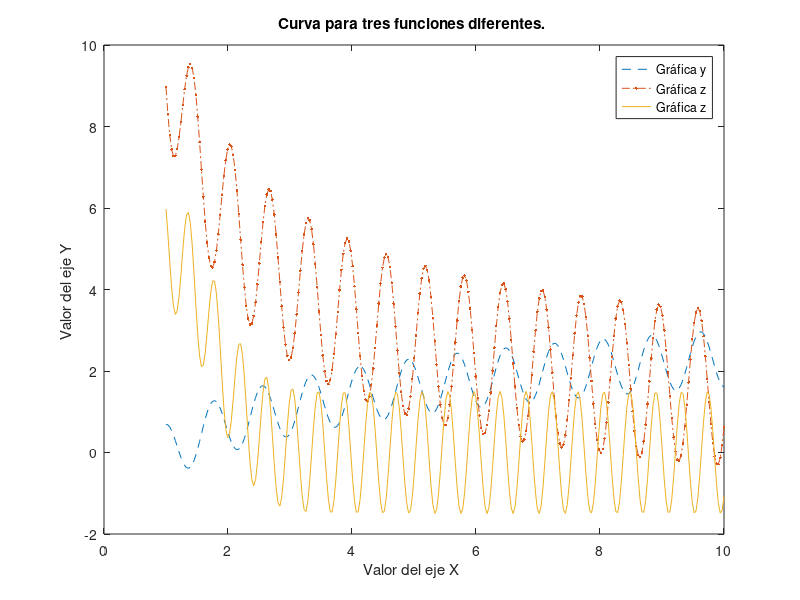

MATLAB code to generate this figure:
% Primera tarea Herramientas
% Pedro José Leal
clc;clear;   % limpia los variables 

a = input('Ingrese el dato a: '); 
b = input('Ingrese el dato b: ');


disp('La suma de a y b :')
suma = a + b;
disp(suma)


disp('La resta de a y b :')
rest = a - b;
disp(rest)

disp('La multiplicación de a y b :')
mult = a * b;
disp(mult)

disp('La división de a y b en formato long:')
format long
div = a/ b;
disp(div)

disp('O en format short')
format short
disp(div)

disp('Algunas operaciones usuales aplicadas en a y b')

disp('Raiz de a')
disp(sqrt(a)) 

disp('Raiz de b')
disp(sqrt(b))

disp('logaritmo de a')
disp(log(a))

disp('logaritmo de b')
disp(log(b))

disp('Sea seno de a*pi')
disp(sin(a*pi))

disp('Sea cos de b*pi/17')
disp(cos(b*pi/17))
%%%%%%%%%%%%%%%%%%%%%%%%%%%%%%%%%%%%%%%%%%%%%%%%%%%%%%%%%%%%%%%%%%%%%5
disp('%%%%%%%%%%%%%%%%%%%%%%%%%%%%%%%%%%%%%%%%%%%%%%%%%%%%%%%')
disp('Comenzando con los numeros complejos')

c = input('Por favor ingrese un numero negativo c: '); 

if c < 0
    disp('perfecto')
else 
    disp('Este es un numero positivo')
    c = input('Por favor ingrese un numero negativo c: '); 
end

d = input('Por favor ingrese otro numero negativo d: '); 


if d < 0
    disp('perfecto')
else 
    disp('Este es un numero positivo')
    d = input('Por favor ingrese un numero negativo d: '); 
end

disp('Matlab usa aritmetica de numeros complejos')

disp('Tomando la raiz del numero negativo c')
disp(sqrt(c))

disp('Tomando la raiz del numero negativo d')
disp(sqrt(d))

disp('La suma de los anteriores')
disp(sqrt(c) + sqrt(d))

disp('La resta de c y d')
disp(sqrt(c) -sqrt(d))

disp('La multiplicación de c y d')
disp(sqrt(c)*sqrt(d))

disp('La división de c y d')
disp(sqrt(c)/sqrt(d))

disp('Ademas se puede tomar como exponente los numeros complejos')
disp('Para c')
disp(exp(sqrt(c)))

disp('Para d')
disp(exp(sqrt(d)))

%%%%%%%%%%%%%%%%%%%%%%%%%%%%%%%%%%%%%%%%%%%%%%%%%%%%%%%%%%%%%%%%%%%%%%%
disp('%%%%%%%%%%%%%%%%%%%%%%%%%%%%%%%%%%%%%%%%%%%%%%%%%%%%%%%%%%%%%%')
disp('Vectores')

n= input('indique de cuantas componentes sea el vector: ');

i=1;
while i<=n
  x(1,i)=input(' ');
  i=i+1;
end
disp('El vector es')
disp(x)

disp('Posee un tamaño')
disp(size(x))


disp('Creando un vector con componentes aleatorios de la misma dimensión')
y=rand(1,length(x))*10;
disp(y)


disp('Estos se pueden sumar')
disp(x + y)

disp('Se puede restar')
disp(x -y)

disp('Se encuentra su producto punto')
disp(dot(x, y))

if length(x) == 3
    disp('Su producto cruz')
    disp(cross(x, y))
else
    disp('Al ser mayor de 3 dimensiones no se puede calcular el producto cruz')
end


disp('La norma del introducido manualmente')
disp(norm(x))

disp('La norma del vector con componentes aleatorias')
disp(norm(y))

disp('Elevar al cuadrado las componentes de x (digitado)')
disp(x.^2)
disp('Elevar al cuadrado las componentes de y (aleatorio)')
disp(y.^2)


disp('El coseno de las componentes de x es')
disp(cos(x))

disp('El seno de las componentes de y es')
disp(sin(y))

%%%%%%%%%%%%%%%%%%%%%%%%%%%%%%%%%%%%%%%%%%%%%%%%%%%%%%%%%%%%%%%%%%%%%%
disp('%%%%%%%%%%%%%%%%%%%%%%%%%%%%%%%%%%%%%%%%%%%%%%%%%%%%%%%%%%%%%%')
disp('Se pueden crear rangos de dos maneras')
disp('La primera')
t1 = 0:1:20

disp('La segunda')
t2 = linspace(0,20,21)

disp('%%%%%%%%%%%%%%%%%%%%%%%%%%%%%%%%%%%%%%%%%%%%%%%%%%%%%%%%%%%%')

disp('Matrices')


 m=input('Cuantas lineas desea que tenga la matriz  ');
n=input('Cuantas columnas desea que tenga la matriz  ');
for i=1:m
for j=1:n
A(i,j)=input('Escriba el elemento  ')
end
end
A=reshape(A,m,n)

disp('Sea una matriz aleatoria')
M = rand(m, n)*10

disp('El tamaño de las matrices es')
disp(size(A))



disp('la suma de matrices')
M + A

disp('La resta de matrices')
A - M

disp('Tambien se puede multiplicar por escalares 2*A - (-6)*M')
2*A - (-6)*M

disp('Para M al cuadrado por componentes')

M.^2


disp('Para tomar la primera linea del arreglo')

M(1,:)

disp('Tomando la sub matriz')

M(1:2, 1:2)

disp('Se puede crear una matriz con el producto de dos vectores con x y y')

M1 = x'*y

[m1, n1] = size(M);

if m1 - n1 ~=0
    disp('Para otras operaciones porfavor use una matriz cuadrada')
else
        
    disp('Se puede tomar la inversa')

    inv(M)
    
    disp('Su determinante')
    
    det(M)
    
    disp('Suponiendo un sistema de ecuaciones por MX = W, Tal que W')

    w = rand(1, n1)
    
    disp('La solución de este sistema de ecuaciones es')

    X = M\w'

    disp('Los autovalores y autovectores de la matriz intriducida a mano')

    [V, lambda]= eig(M)

end
    




%%%%%%%%%%%%%%%%%%%%%%%%%%%%%%%%%%%%%%%%%%%%%%%%%%%%%%%%%%%%%%%%%%%%%%%%55

disp('Hacer graficas')
x=linspace(1,10,300);
y=log(x)+0.7*sin(8*x);
z=10./(x.^0.8)+1.9*sin(10*x);
w=5*exp(-(x-1).^2)+1.5*sin(15*x);
plot(x,y,'--',x,z,'.-.',x,w,'-')
legend('Gráfica y','Gráfica z','Gráfica z')
xlabel('Valor del eje X ')
ylabel('Valor del eje Y ')
title('Curva para tres funciones diferentes. ')
print -dpdf -r100 TresFUNCIONES1.pdf
